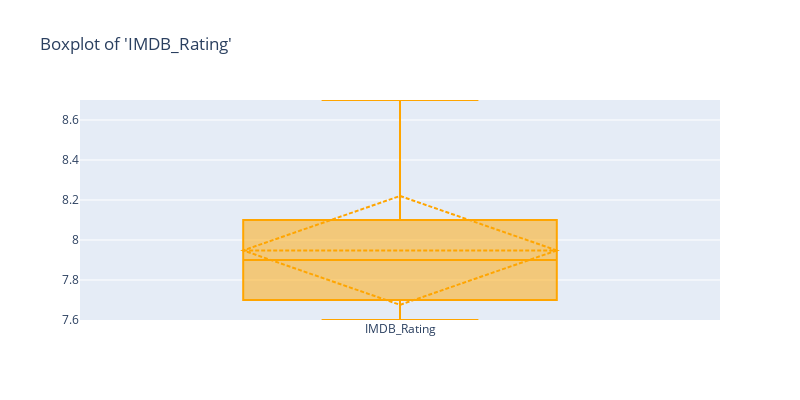

Here is the notebook cell this chart was saved with:
### Code cell
# Box Plot de IMDB_Rating
plot_boxplot_stats(raw_df, col_name = 'IMDB_Rating')

### Figure 1 — Plotly figure (JSON) as saved in the notebook; plotly's stock layout.template omitted (floating-point values rounded to 4 significant figures; data arrays with more than 128 entries replaced by an {"elided": "..."} marker saying what was removed)
{"data": [{"boxmean": "sd", "boxpoints": "suspectedoutliers", "line": {"width": 2}, "marker": {"color": "orange"}, "name": "IMDB_Rating", "type": "box", "y": {"elided": "999 float values"}}], "layout": {"height": 400, "title": {"text": "Boxplot of 'IMDB_Rating'"}, "width": 800, "yaxis": {"range": [7.6, 8.7]}}}
